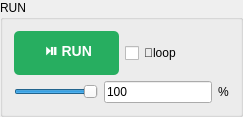
          <widget class="QGroupBox" name="groupBox_3">
           <property name="title">
            <string>RUN</string>
           </property>
           <layout class="QVBoxLayout" name="verticalLayout_2">
            <item>
             <layout class="QHBoxLayout" name="horizontalLayout_5">
              <item>
               <widget class="QPushButton" name="pushButton_run">
                <property name="styleSheet">
                 <string notr="true">QPushButton {
    background-color: #27ae60;
    color: white;
    border: none;
    border-radius: 5px;
    padding: 10px 20px;
    font-size: 14px;
    font-weight: bold;
}

QPushButton:hover {
    background-color: #229954;
}

QPushButton:pressed {
    background-color: #1e8449;
}</string>
                </property>
                <property name="text">
                 <string> ⏯️ RUN</string>
                </property>
               </widget>
              </item>
              <item>
               <widget class="QCheckBox" name="checkBox_loop">
                <property name="text">
                 <string>🔄loop</string>
                </property>
               </widget>
              </item>
             </layout>
            </item>
            <item>
             <layout class="QHBoxLayout" name="horizontalLayout_4">
              <item>
               <widget class="QSlider" name="horizontalSlider">
                <property name="maximum">
                 <number>100</number>
                </property>
                <property name="singleStep">
                 <number>10</number>
                </property>
                <property name="value">
                 <number>100</number>
                </property>
                <property name="orientation">
                 <enum>Qt::Horizontal</enum>
                </property>
                <property name="tickInterval">
                 <number>0</number>
                </property>
               </widget>
              </item>
              <item>
               <widget class="QLineEdit" name="lineEdit_2">
                <property name="text">
                 <string>100</string>
                </property>
               </widget>
              </item>
              <item>
               <widget class="QLabel" name="label_8">
                <property name="text">
                 <string>%</string>
                </property>
               </widget>
              </item>
             </layout>
            </item>
           </layout>
          </widget>
